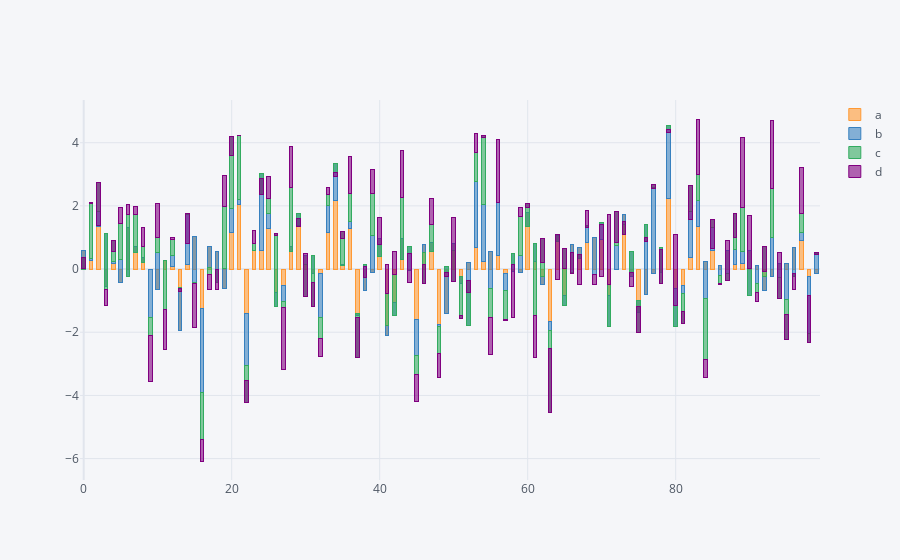

The code cell stored with this chart in its notebook:
### Code cell
df.iplot(kind="bar",barmode='stack',bargap=0.5)
